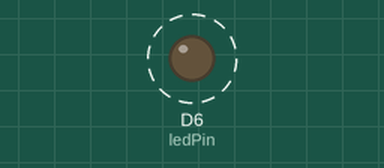
This sketch was run on a simulated Arduino MKR. On the bench: output pins drawn as LEDs (lit = HIGH). Dashed ring = blinking.

Above: at 0.5 s.
Timing chart, 0 to 4.6 s (numbered marks = the images above):
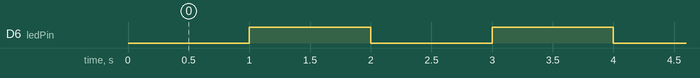

The sketch:

timerWithBlynkTimer.ino
```cpp
//BlynkTimer timer是一個softwareTimer,受delay()影響
#include <BlynkSimpleWiFiNINA.h>
#define ledPin  LED_BUILTIN
BlynkTimer timer;
bool ledState = LOW;

void setup()
{
  Serial.begin(9600);
  pinMode(ledPin,OUTPUT);
  timer.setInterval(1000L, myTimerEvent);
}

void loop()
{
  timer.run();
}

void myTimerEvent()
{
  if (ledState == LOW) {
    ledState = HIGH;
  } else {
    ledState = LOW;
  }
  digitalWrite(ledPin, ledState);
}
```

Measured:
- by itself, D6 (ledPin): alternates HIGH for 1.0 s and LOW for 1.0 s
